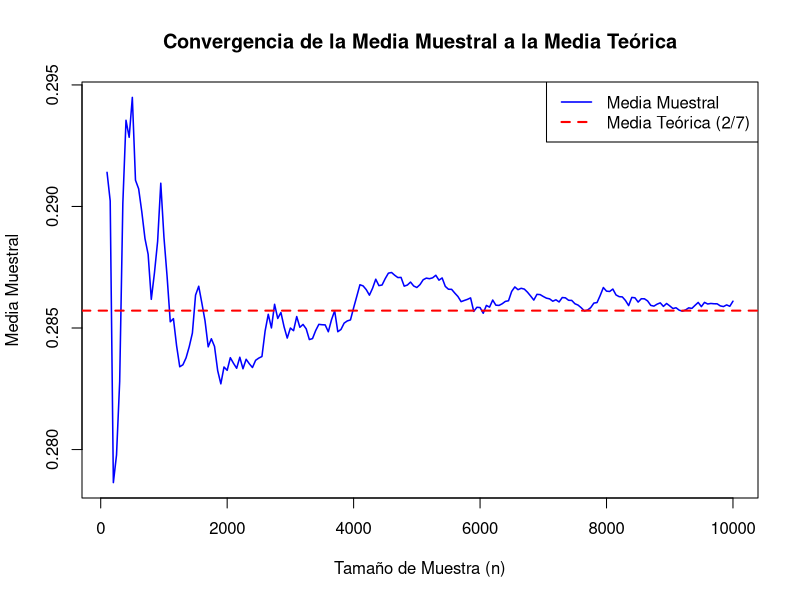
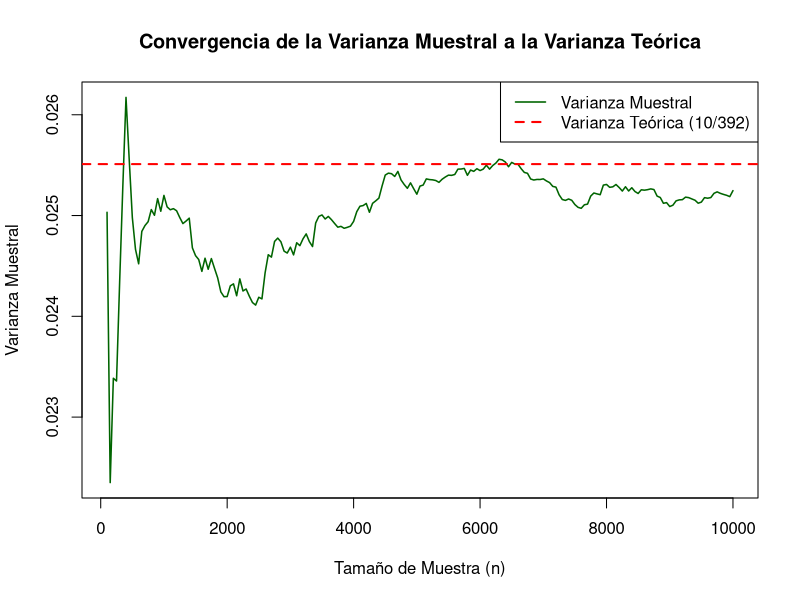
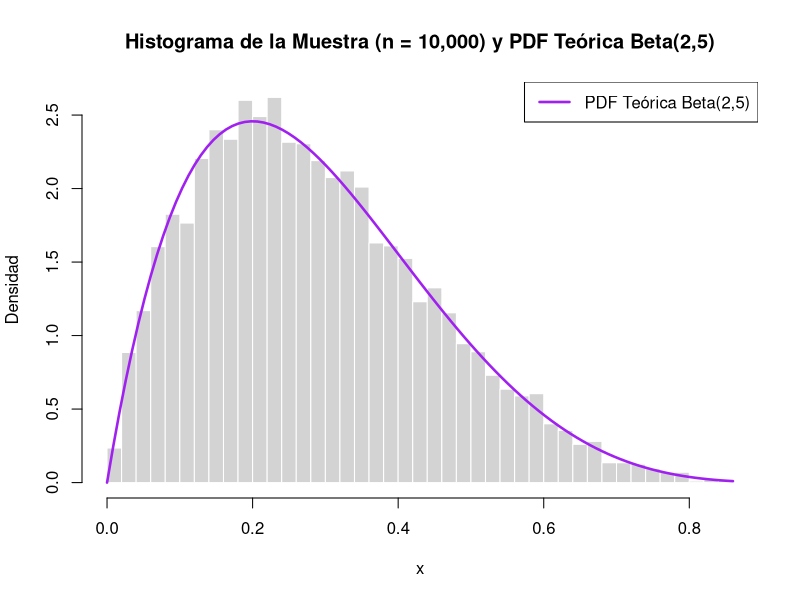

These figures' R source, in order:
## ---- chunk 1
# Parámetros de la distribución Beta(2, 5)
alpha <- 2
beta <- 5

# Valores teóricos
media_teorica <- alpha / (alpha + beta)
var_teorica <- (alpha * beta) / (((alpha + beta)^2) * (alpha + beta + 1))

# Tamaños de muestra de 100 a 10,000 (con incrementos de 50)
tamanos <- seq(100, 10000, by = 50)

# Simulación acumulativa para evaluar la convergencia
set.seed(789) # Para reproducibilidad
muestra_max <- rbeta(10000, shape1 = alpha, shape2 = beta)

# Calcular media y varianza muestral según aumenta el tamaño de n
medias_muestrales <- sapply(tamanos, function(n) mean(muestra_max[1:n]))
varianzas_muestrales <- sapply(tamanos, function(n) var(muestra_max[1:n]))

# 1. Gráfica de convergencia de la MEDIA MUESTRAL
plot(tamanos, medias_muestrales, type = "l", col = "blue", lwd = 1.5,
     main = "Convergencia de la Media Muestral a la Media Teórica",
     xlab = "Tamaño de Muestra (n)", ylab = "Media Muestral")
abline(h = media_teorica, col = "red", lty = 2, lwd = 2)
legend("topright", legend = c("Media Muestral", "Media Teórica (2/7)"),
       col = c("blue", "red"), lty = c(1, 2), lwd = c(1.5, 2))

# 2. Gráfica de convergencia de la VARIANZA MUESTRAL
plot(tamanos, varianzas_muestrales, type = "l", col = "darkgreen", lwd = 1.5,
     main = "Convergencia de la Varianza Muestral a la Varianza Teórica",
     xlab = "Tamaño de Muestra (n)", ylab = "Varianza Muestral")
abline(h = var_teorica, col = "red", lty = 2, lwd = 2)
legend("topright", legend = c("Varianza Muestral", "Varianza Teórica (10/392)"),
       col = c("darkgreen", "red"), lty = c(1, 2), lwd = c(1.5, 2))

# 3. Histograma de la muestra más grande (n = 10,000) con la PDF teórica
hist(muestra_max, probability = TRUE, breaks = 40, col = "lightgray", border = "white",
     main = "Histograma de la Muestra (n = 10,000) y PDF Teórica Beta(2,5)",
     xlab = "x", ylab = "Densidad")

# Superponer curva teórica de la densidad Beta(2,5)
curve(dbeta(x, shape1 = alpha, shape2 = beta), 
      col = "purple", lwd = 2.5, add = TRUE)
legend("topright", legend = c("PDF Teórica Beta(2,5)"), col = "purple", lwd = 2.5)
## ---- chunk 2
1 + 1
## ---- chunk 3
#| echo: false
2 * 2
